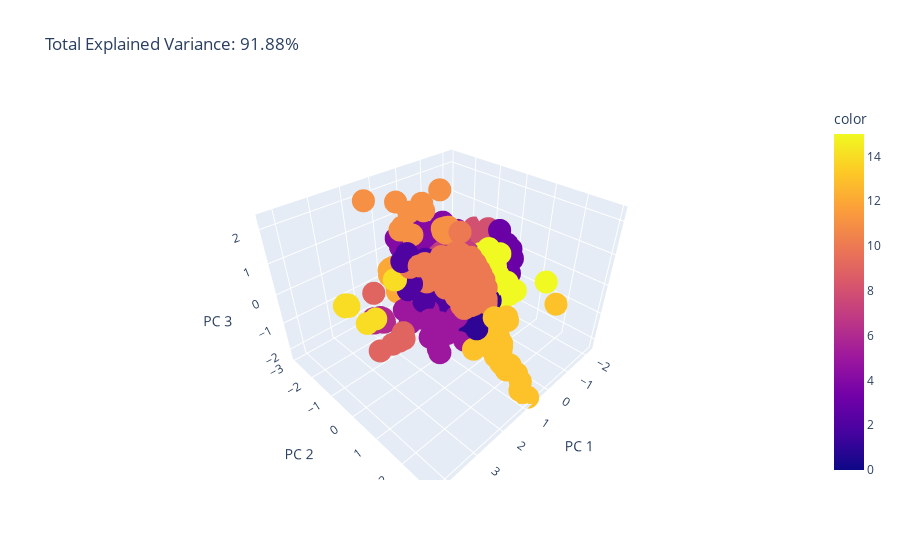

The cell this chart's notebook holds for it:
### Code cell
pca = PCA(n_components=3)
components = pca.fit_transform(exploit_embedding_list)

total_var = pca.explained_variance_ratio_.sum() * 100
import plotly.express as px
fig = px.colors.qualitative.swatches()
fig = px.scatter_3d(
    components, x=0, y=1, z=2, color=exploit.km_label,
    title=f'Total Explained Variance: {total_var:.2f}%',
    labels={'0': 'PC 1', '1': 'PC 2', '2': 'PC 3'},
    color_discrete_sequence=px.colors.qualitative.Dark24
)
fig.show()

### Figure 1 — Plotly figure (JSON) as saved in the notebook; plotly's stock layout.template omitted (floating-point values rounded to 4 significant figures; data arrays with more than 128 entries replaced by an {"elided": "..."} marker saying what was removed)
{"data": [{"hovertemplate": "PC 1=%{x}<br>PC 2=%{y}<br>PC 3=%{z}<br>color=%{marker.color}<extra></extra>", "legendgroup": "", "marker": {"color": {"elided": "4081 int values"}, "coloraxis": "coloraxis", "symbol": "circle"}, "mode": "markers", "name": "", "scene": "scene", "showlegend": false, "type": "scatter3d", "x": {"elided": "4081 float values"}, "y": {"elided": "4081 float values"}, "z": {"elided": "4081 float values"}}], "layout": {"coloraxis": {"colorbar": {"title": {"text": "color"}}, "colorscale": [[0, "#0d0887"], [0.1111, "#46039f"], [0.2222, "#7201a8"], [0.3333, "#9c179e"], [0.4444, "#bd3786"], [0.5556, "#d8576b"], [0.6667, "#ed7953"], [0.7778, "#fb9f3a"], [0.8889, "#fdca26"], [1, "#f0f921"]]}, "legend": {"tracegroupgap": 0}, "scene": {"domain": {"x": [0, 1], "y": [0, 1]}, "xaxis": {"title": {"text": "PC 1"}}, "yaxis": {"title": {"text": "PC 2"}}, "zaxis": {"title": {"text": "PC 3"}}}, "title": {"text": "Total Explained Variance: 91.88%"}}}
